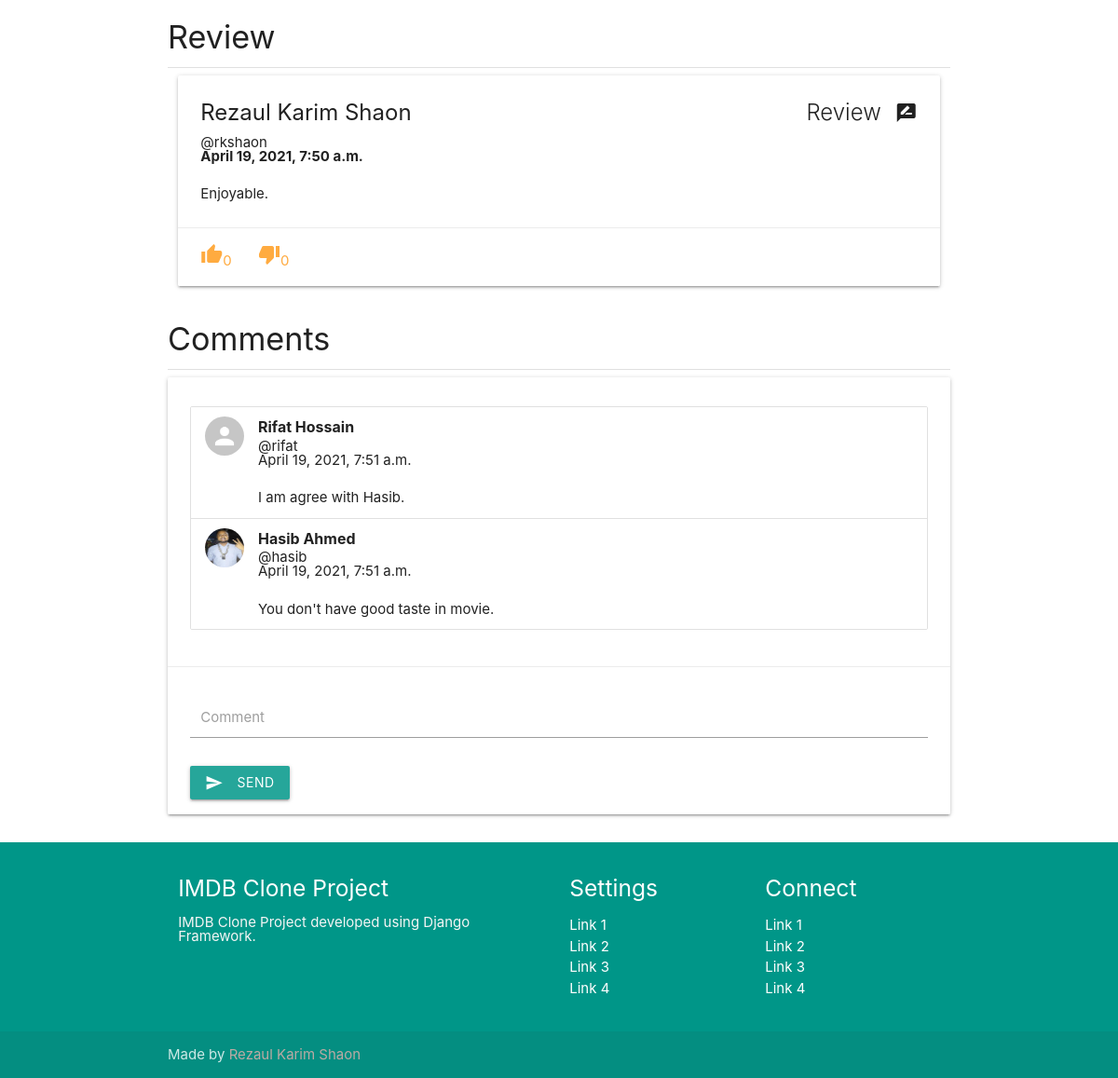
Before: /rkshaon/review/tt0266915 (lower part) with the older database file.
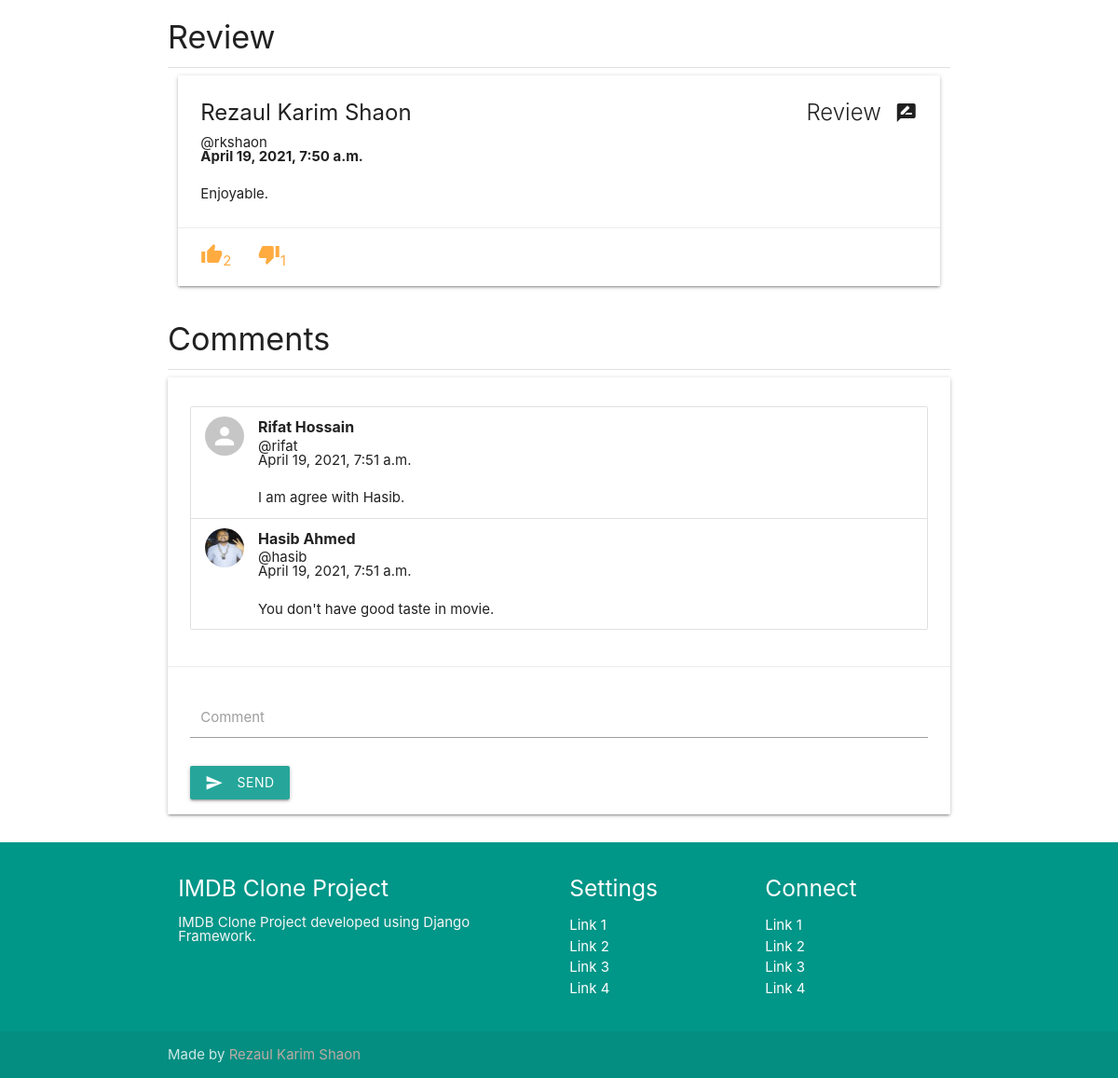
After: the same page with the newer database file.
### movie/models.py (models this page shows, shortened)
class Review(models.Model):
    user = models.ForeignKey(User, on_delete=models.CASCADE)
    movie = models.ForeignKey(Movie, on_delete=models.CASCADE)
    date = models.DateTimeField(auto_now_add=True)
    text = models.TextField(max_length=3000, blank=True)
    rate = models.PositiveSmallIntegerField(choices=RATE_CHOICES)
    likes = models.PositiveIntegerField(default=0)
    unlikes = models.PositiveIntegerField(default=0)

### authy/views.py (the view)
# urls.py: path('<username>/review/<imdb_id>', review_details, name='review_details'),
def review_details(request, username, imdb_id):
    user_comment = request.user
    user = get_object_or_404(User, username=username)
    movie = Movie.objects.get(imdbID=imdb_id)
    review = Review.objects.get(user=user, movie=movie)
    comments = Comment.objects.filter(review=review).order_by('-date')
    if request.method == 'POST':
        form = CommentForm(request.POST)
        if form.is_valid():
            comment = form.save(commit=False)
            comment.review = review
            comment.user = user_comment
            comment.save()
            return HttpResponseRedirect(reverse('review_details', args=[username, imdb_id]))
    else:
        form = CommentForm()
    context = {
        'review': review,
        'movie': movie,
        'comments': comments,
        'form': form,
    }
    template = loader.get_template('movie_review.html')
    return HttpResponse(template.render(context, request))

### comment/forms.py
class CommentForm(forms.ModelForm):
    body = forms.CharField(widget=forms.Textarea(attrs={'class': 'materialize-textarea'}), required=True)
    class Meta:
        model = Comment
        fields = ('body',)

### imdb_clone/templates/movie_review.html (shortened to what this page needs)
{% extends 'base.html' %}
{% load static %}
{% block content %}
<h4>Review</h4>
<div class="divider"></div>
<div class="row">
  <div class="col s12 m12">
    <div class="card">
      <div class="card-content">
        <span class="card-title"><b>{{ review.user.first_name }} {{ review.user.last_name }}</b><span class="right">Review<i class="material-icons right">rate_review</i></span></span>
        <p>@{{ review.user.username }}</p>
        <p><b>{{ review.date }}</b></p>
        <br>
        {{ review.text }}
      </div>
      <div class="card-action">
        <a href="{% url 'review_like' review.user.username review.movie.imdbID %}"><i class="material-icons">thumb_up</i>{{ review.likes }}</a>
        <a href="{% url 'review_unlike' review.user.username review.movie.imdbID %}"><i class="material-icons">thumb_down</i>{{ review.unlikes }}</a>
      </div>
    </div>
  </div>
</div>
<h4>Comments</h4>
<div class="divider"></div>
<div class="col s12 m12">
  <div class="card">
    <div class="card-content">
      <ul class="collection">
        {% for comment in comments %}
        <li class="collection-item avatar">
          {% if comment.user.profile.picture %}
          <img src="{{ comment.user.profile.picture.url }}" alt="" class="circle responsive-img">
          {% else %}
          <img src="{% static 'img/no_avatar.jpg' %}" alt="" class="circle responsive-img">
          {% endif %}
          <span class="title"><b>{{ comment.user.first_name }} {{ comment.user.last_name }}</b></span>
          <p>@{{ comment.user.username }}</p>
          <p>{{ comment.date }}</p>
          <br>
          {{ comment.body }}
        </li>
      {% endfor %}
      </ul>
    </div>
    <div class="card-action">
      <form method="post" action="" role="form" class="col s12">
        <div class="input-field col s12">
          {{ form.body }}
          <label for="textarea1">Comment</label>
        </div>
        <button type="submit" name="action" class="waves-effect waves-light btn"><i class="material-icons left">send</i>Send</button>
      </form>
    </div>
  </div>
</div>
{% endblock %}

Changed rows visible on the page:
changed Review "Enjoyable.": likes "0" → "2"; unlikes "0" → "1"
